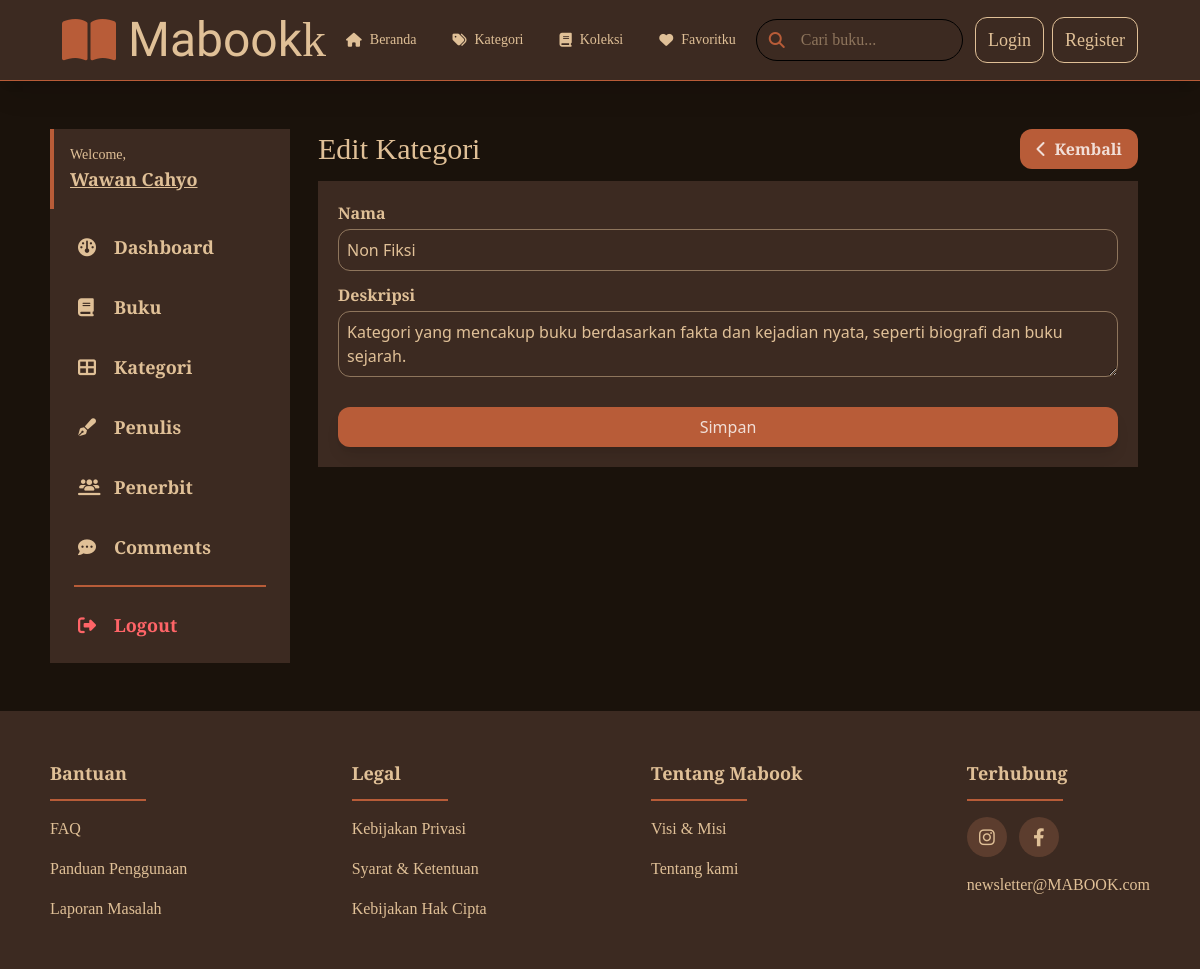
The app's page /admin/category-update.php?id=4, older data.
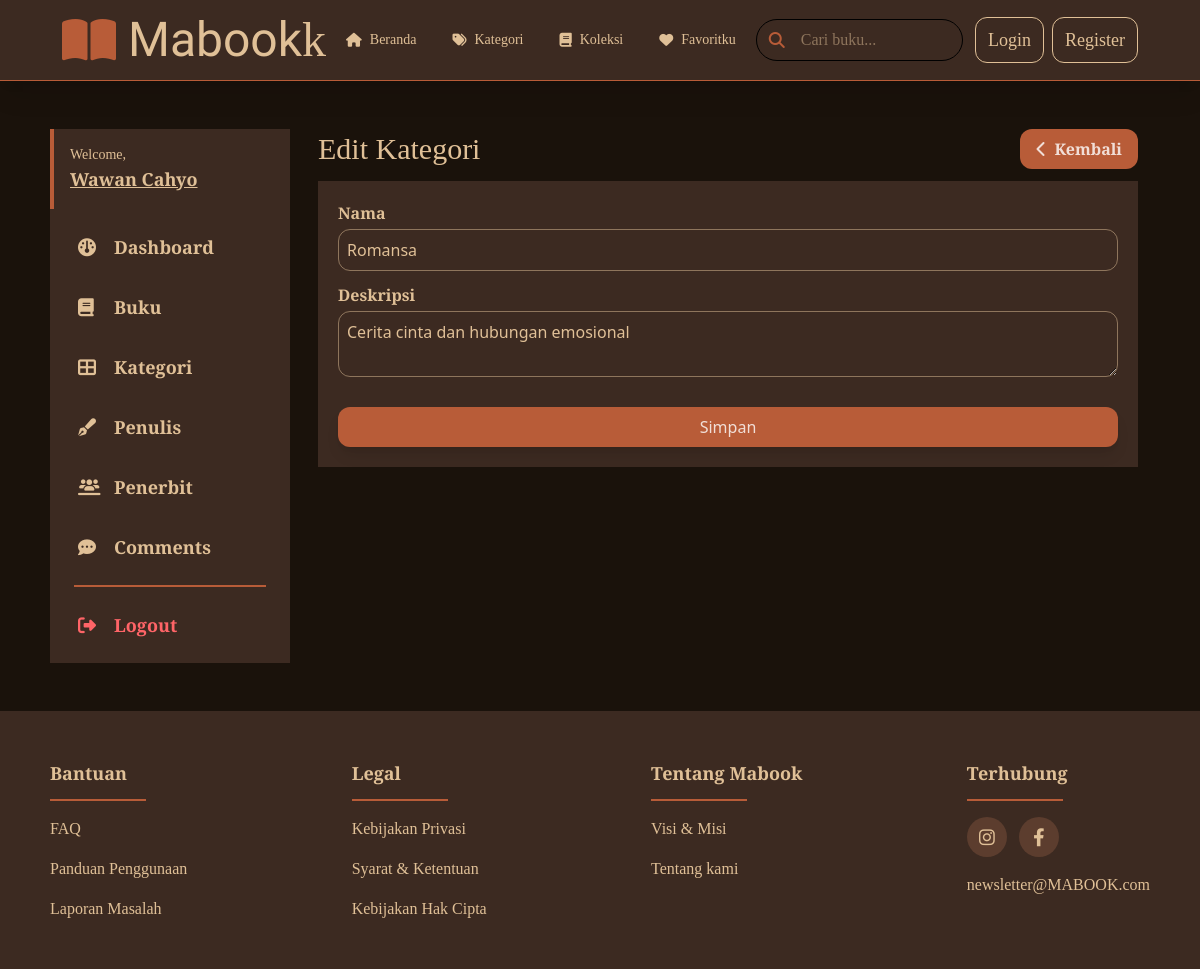
The same page, newer data.
### tables this page shows
CREATE TABLE `categories` (
  `id` bigint UNSIGNED NOT NULL AUTO_INCREMENT,
  `name` varchar(255) NOT NULL,
  `description` mediumtext NOT NULL,
  `gambar` varchar(255) DEFAULT NULL,
  PRIMARY KEY (`id`)
);

### config/config.php (called while the page is built, shortened)
<?php
$old = $_SESSION['old'] ?? null;
$protocol = isset($_SERVER['HTTPS']) && $_SERVER['HTTPS'] === 'on' ? "https://" : "http://";
$base_url = $protocol . $_SERVER['HTTP_HOST'] . '/mabook';

### functions/helper.php (called while the page is built)
<?php
function url($path = '') {
    global $base_url;
    $clean_path = ltrim($path, '/');
    return rtrim($base_url, '/') . '/' . $clean_path;
}

### functions/categories.php (called while the page is built, shortened)
<?php
require_once __DIR__ . '/../config/db.php';
function getCategory($id)
{
    global $conn;
    $stmt = $conn->prepare('SELECT * FROM categories WHERE id = ?');
    $stmt->bind_param('i', $id);
    $stmt->execute();
    return $stmt->get_result()->fetch_assoc();
}

### admin/category-update.php (the view, shortened to what this page needs)
<?php require_once(__DIR__ . '/../config/config.php') ?>
<?php require_once(__DIR__ . '/../functions/helper.php') ?>
<?php require_once(__DIR__ . '/../functions/categories.php') ?>
<?php
$id = $_GET['id'];
$category = getCategory($id);
?>
<!DOCTYPE html>
<html lang="en">
<head>
    <link rel="stylesheet" href="https://cdnjs.cloudflare.com/ajax/libs/font-awesome/6.4.0/css/all.min.css">
    <link rel="stylesheet" href="/mabook/src/output.css">
</head>
<body class="bg-[url('https://www.transparenttextures.com/patterns/black-paper.png')] bg-[#1A120B]">
    <?php require_once(__DIR__ . '/../include/header.php') ?>
    <div class="w-11/12 max-w-[1200px] mx-auto mt-12 flex items-start gap-4 relative">
        <?php require_once(__DIR__ . '/../include/admin-sidebar.php') ?>
        <div class="w-full px-3">
            <div>
                <div class="font-crimson text-mabook-light flex justify-between items-center">
                    <div class="text-3xl">Edit Kategori</div>
                    <a href="categories.php" class="bg-mabook-midtone text-white/80 py-2 px-4 rounded-xl duration-200 hover:-translate-y-0.5 active:translate-y-1">
                        <div class="flex gap-2 items-center font-semibold">
                            <i class="fas fa-chevron-left"></i>
                            Kembali
                        </div>
                    </a>
                </div>
                <div class="bg-mabook-primary w-full p-5 mt-3">
                    <form action="" method="POST">
                        <div class="mb-3">
                            <label for="name" class="mabook-label">Nama</label>
                            <input type="text" id="name" name="name" value="<?= $old['name'] ?? $category['name'] ?>" class="mabook-form-control" placeholder="Tuliskan nama penulis...">
                        </div>
                        <div class="mb-3">
                            <label for="description" class="mabook-label">Deskripsi</label>
                            <textarea name="description" id="description" placeholder="Tuliskan deskripsi tentang penulis..." class="mabook-form-control"><?= $old['description'] ?? $category['description'] ?></textarea>
                        </div>
                        <button class="mabook-btn-primary mt-3">Simpan</button>
                    </form>
                </div>
            </div>
        </div>
    </div>
    <?php require_once(__DIR__ . '/../include/footer.php') ?>
</body>
</html>

### include/header.php (shortened to what this page needs)
<?php
$isLoggedIn = isset($_SESSION['logged_user']);
$loggedUser = $isLoggedIn ? $_SESSION['logged_user'] : null;
$role = strtolower($loggedUser['role'] ?? 'guest');
$search = $_GET['search'] ?? '';
?>
<?php if ($role === 'admin'): ?>
<header class="bg-mabook-primary border-b border-mabook-midtone py-1 shadow-xl">
    <div class="w-11/12 max-w-[1200px] mx-auto">
        <div class="flex items-center justify-between gap-2 p-3">
            <div class="flex items-center gap-3">
                <div class="text-mabook-midtone text-5xl"><i class="fas fa-book-open"></i></div>
                <a href="<?= url('admin/dashboard.php') ?>" class="block font-unifraktur text-mabook-light text-5xl">
                    Maboo<span class="font-crimson">k</span>
                </a>
            </div>
            <div class="flex gap-2 items-center justify-center">
                <div class="text-mabook-light text-sm italic">Halo, Admin</div>
                <a href="<?= url('logout.php') ?>" class="font-crimson text-mabook-light border border-mabook-light px-3 py-2 text-lg rounded-xl hover:bg-mabook-midtone/25 transition-colors">
                    Logout
                </a>
            </div>
        </div>
    </div>
</header>
<?php else: ?>
<header class="bg-mabook-primary border-b border-mabook-midtone py-1 shadow-xl">
    <div class="w-11/12 max-w-[1200px] mx-auto">
        <div class="flex items-center justify-between gap-2 p-3">
            <div class="flex items-center gap-3">
                <div class="text-mabook-midtone text-5xl"><i class="fas fa-book-open"></i></div>
                <a href="<?= url('index.php') ?>" class="block font-unifraktur text-mabook-light text-5xl">
                    Mabook<span class="font-crimson">k</span>
                </a>
            </div>
            <nav class="flex flex-wrap items-center gap-3 text-mabook-light font-crimson text-sm md:text-base">
                <?php
                $menus = [
                    ['label' => 'Beranda', 'href' => 'login.php', 'icon' => 'home'],
                    ['label' => 'Kategori', 'href' => 'login.php', 'icon' => 'tags'],
                    ['label' => 'Koleksi', 'href' => 'login.php', 'icon' => 'book'],
                    ['label' => 'Favoritku', 'href' => 'login.php', 'icon' => 'heart']
                ];
                foreach ($menus as $menu): ?>
                    <a href="<?= url($menu['href']) ?>"
                       class="flex items-center gap-2 px-3 py-2 rounded hover:bg-mabook-midtone/20 transition">
                        <i class="fas fa-<?= $menu['icon'] ?>"></i>
                        <span><?= $menu['label'] ?></span>
                    </a>
                <?php endforeach; ?>
            </nav>
            <div class="flex items-center gap-3 w-full md:w-auto">
                <form action="<?= url('collection.php') ?>" method="GET" class="flex-grow md:flex-grow-0">
                    <div class="flex items-center bg-mabook-dark/50 rounded-full border border-mabook-midtone/30 hover:border-mabook-midtone/50 transition">
                        <button type="submit" class="text-mabook-midtone p-2 pl-3 hover:text-mabook-light transition">
                            <i class="fas fa-search"></i>
                        </button>
                        <input name="search" value="<?= htmlspecialchars($search) ?>" type="text"
                               class="bg-transparent p-2 text-mabook-light font-crimson w-full md:w-48 placeholder-mabook-midtone/75 focus:outline-none rounded-r-full"
                               placeholder="Cari buku...">
                    </div>
                </form>
            <div class="flex gap-2 items-center justify-center">
                <a
                    href="<?= url('login.php') ?>"
                    class="font-crimson text-mabook-light border border-mabook-light px-3 py-2 text-lg rounded-xl hover:bg-mabook-midtone/25 transition-colors"
                >
                    Login
                </a>
                <a
                    href="<?= url('register.php') ?>"
                    class="font-crimson text-mabook-light border border-mabook-light px-3 py-2 text-lg rounded-xl hover:bg-mabook-midtone/25 transition-colors"
                >
                    Register
                </a>
            </div>
        </div>
    </div>
</header>
<?php endif; ?>

### include/admin-sidebar.php (shortened to what this page needs)
<div class="min-w-[240px] bg-mabook-primary flex flex-col font-crimson text-mabook-light sticky top-8 pb-4">
    <div class="p-4 border-l-4 border-mabook-midtone">
        <div class="text-sm">Welcome,</div>
        <div class="font-bold underline text-lg">Wawan Cahyo</div>
    </div>
    <div class="flex flex-col w-full items-start justify-start px-3 mt-4 gap-4">
        <a href="dashboard.php" class="relative py-2 px-4 w-full group">
            <div class="flex gap-3 items-center text-lg">
                <i class="fas w-6 fa-gauge"></i>
                <div class="font-bold ">Dashboard</div>
            </div>
        </a>
        <a href="books.php" class="relative py-2 px-4 w-full group">
            <div class="flex gap-3 items-center text-lg">
                <i class="fas w-6 fa-book"></i>
                <div class="font-bold ">Buku</div>
            </div>
        </a>
        <a href="categories.php" class="relative py-2 px-4 w-full group">
            <div class="flex gap-3 items-center text-lg">
                <i class="fas w-6 fa-th-large"></i>
                <div class="font-bold">Kategori</div>
            </div>
        </a>
        <a href="authors.php" class="relative py-2 px-4 w-full group">
            <div class="flex gap-3 items-center text-lg">
                <i class="fas w-6 fa-pen-fancy"></i>
                <div class="font-bold ">Penulis</div>
            </div>
        </a>
        <a href="publishers.php" class="relative py-2 px-4 w-full group">
            <div class="flex gap-3 items-center text-lg">
                <i class="fas w-6 fa-users-line"></i>
                <div class="font-bold">Penerbit</div>
            </div>
        </a>
        <a href="laporan.php" class="relative py-2 px-4 w-full group">
  <div class="flex gap-3 items-center text-lg">
    <i class="fas w-6 fa-comment-dots"></i>
    <div class="font-bold <?= basename($_SERVER['PHP_SELF']) === 'laporan.php' ? 'text-mabook-accent' : '' ?>">Comments</div>
  </div>
  </a>
    </div>
    <div class="h-[2px] w-48 bg-mabook-midtone mt-4 mx-auto"></div>
    <div class="flex flex-col w-full items-start justify-start px-3 mt-4 gap-4">
        <a href="../logout.php" class="relative py-2 px-4 w-full group text-red-400">
            <div class="flex gap-3 items-center text-lg">
                <i class="fas w-6 fa-right-from-bracket"></i>
                <div class="font-bold">Logout</div>
            </div>
        </a>
    </div>
</div>

### include/footer.php
<footer class="w-full bg-mabook-primary text-mabook-light font-crimson">
    <div class="w-11/12 max-w-[1200px] mx-auto mt-12 flex justify-between items-start py-12">
        <div class="flex flex-col gap-4 items-start justify-start">
            <div class="flex flex-col gap-3">
                <div class="font-semibold text-lg">Bantuan</div>
                <div class="h-[2px] bg-mabook-midtone w-24"></div>
            </div>
            <a href="faq.php">FAQ</a>
            <a href="panduan_penggunaan.php">Panduan Penggunaan</a>
            <a href="#">Laporan Masalah</a>
        </div>
        <div class="flex flex-col gap-4 items-start justify-start">
            <div class="flex flex-col gap-3">
                <div class="font-semibold text-lg">Legal</div>
                <div class="h-[2px] bg-mabook-midtone w-24"></div>
            </div>
            <a href="kebijakanprivasi.php">Kebijakan Privasi</a>
            <a href="snk.php">Syarat & Ketentuan</a>
            <a href="kebijakanhakcipta">Kebijakan Hak Cipta</a>
        </div>
        <div class="flex flex-col gap-4 items-start justify-start">
            <div class="flex flex-col gap-3">
                <div class="font-semibold text-lg">Tentang Mabook</div>
                <div class="h-[2px] bg-mabook-midtone w-24"></div>
            </div>
            <a href="#">Visi & Misi</a>
            <a href="tentangkami.php">Tentang kami</a>
        </div>
        <div class="flex flex-col gap-4 items-start justify-start">
            <div class="flex flex-col gap-3">
                <div class="font-semibold text-lg">Terhubung</div>
                <div class="h-[2px] bg-mabook-midtone w-24"></div>
            </div>
            <div class="flex gap-3">
                <a href="#" class="size-10 hover:bg-[#5c3d2e]/80 flex items-center justify-center bg-[#5c3d2e] rounded-full">
                    <i class="fab fa-instagram text-lg"></i>
                </a>
                <a href="#" class="size-10 hover:bg-[#5c3d2e]/80 flex items-center justify-center bg-[#5c3d2e] rounded-full">
                    <i class="fab fa-facebook-f text-lg"></i>
                </a>
            </div>
            <p>newsletter@MABOOK.com</p>
        </div>
    </div>
</footer>

Row changes from the older to the newer data that the page shows:
changed categories: name "Non Fiksi" → "Romansa"; description "Kategori yang mencakup buku berdasarkan fakta dan kejadian nyata, seperti biografi dan buku sejarah." → "Cerita cinta dan hubungan emosional"
